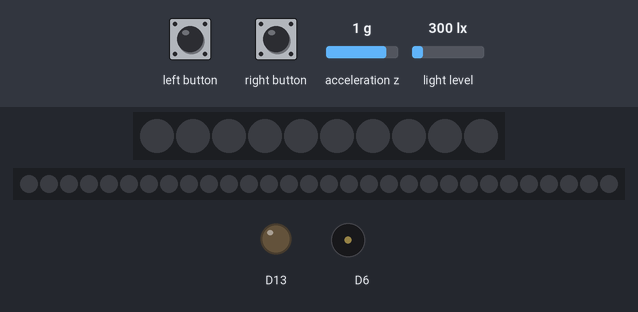
A sketch run on a simulated Adafruit Circuit Playground Express. On the bench: 10 RGB LEDs in strip order, left to right, 30 RGB LEDs in strip order, left to right, output pins drawn as LEDs (lit = HIGH), buzzer (waves = sounding). Inputs (shaded band) come from the test bench; at power-on: light level 300 lx, acceleration z 1 g. Dim RGB values are drawn brighter than linear.

Above: at 1.2 s.
1.3 s: light level set to 40 lx
At 2.4 s:
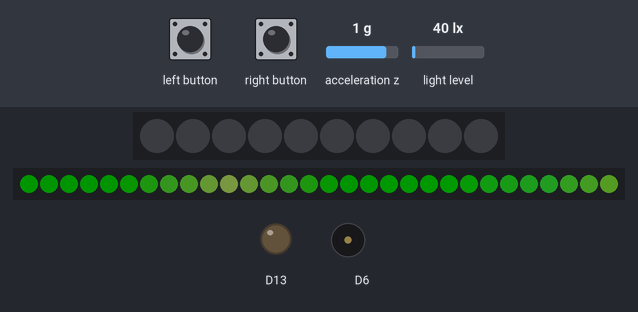
4.3 s: acceleration z set to -0.8 g
At 5.28 s:
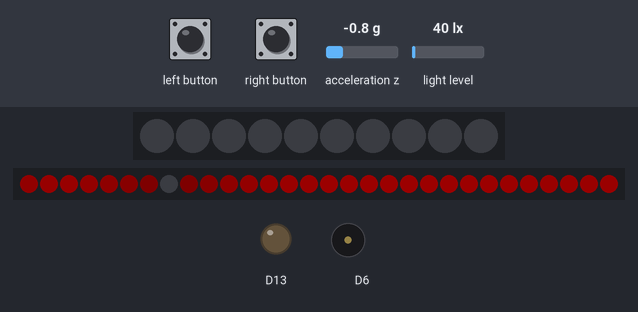
6.6 s: light level set to 500 lx
At 8.94 s:
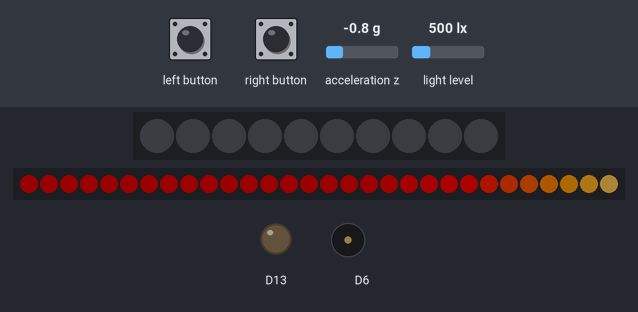
9.6 s: light level set to 10 lx
At 9.77 s:
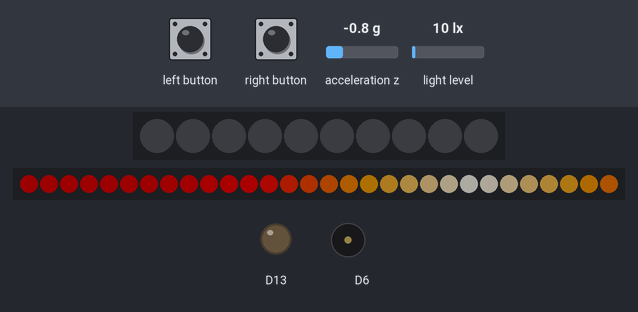
12.6 s: left button pressed for 0.15 s
At 14.0 s:
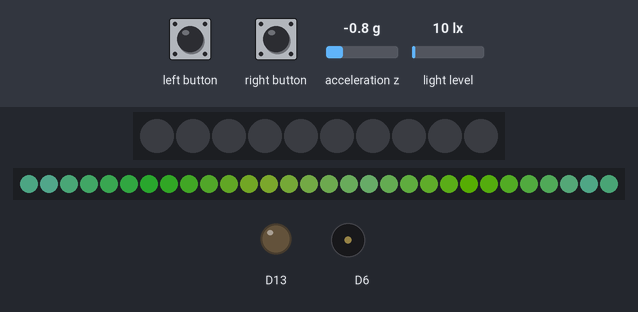
14.2 s: right button pressed for 0.15 s
At 21.1 s:
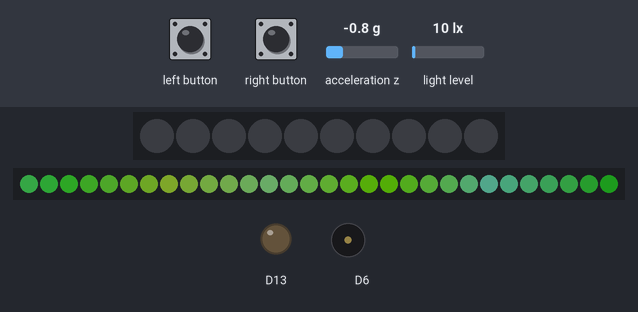
Timing chart, 0 to 22.6 s (numbered marks = the images above; inputs shaded):
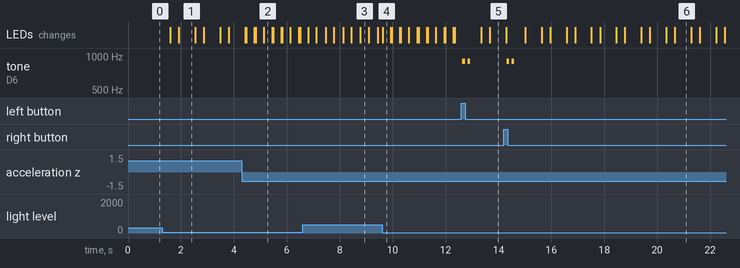

The sketch:

HyperBodyWearable_Final_NoticeScarf.ino
```cpp
 #include <Adafruit_CircuitPlayground.h>
#include <FastLED.h>

#define DATA_PIN     A1    //LED data on pin A1
#define NUM_LEDS    30   // total number of LEDs in my strip
#define COLOR_ORDER GRB  //  color order -- change this if my colors are coming out wrong

#define SLOUCH_ANGLE        10.0      // allowable slouch angle (deg)
#define SLOUCH_TIME         300      // allowable slouch time (secs)
#define GRAVITY             9.80665   // standard gravity (m/s^s)
#define RAD2DEG             52.29578  // convert radians to degrees

uint8_t brightness = 50;  // Set brightness level

int STEPS = 3;  //makes the rainbow colors more or less spread out
int NUM_MODES = 2;  // change this number if you add or subtract modes
int CYCLETIME = 10;  // number of seconds on each mode, for mode cycling

int value;  //value from light sensor

// set up value for slouching angles
float currentAngle;
float targetAngle;
unsigned long slouchStartTime;
bool slouching;

CRGB leds[NUM_LEDS];      // set up an LED array

CRGBPalette16 currentPalette;
TBlendType    currentBlending;

int ledMode = 0;       //Initial mode
bool leftButtonPressed;
bool rightButtonPressed;


// SETUP -----------------------------------------------------
void setup() {
  // Initialize Circuit Playground and LED Strips
  Serial.begin(9600);
  CircuitPlayground.begin();
  FastLED.addLeds<WS2812B, DATA_PIN, COLOR_ORDER>(leds, NUM_LEDS).setCorrection( TypicalLEDStrip ); // Use this line if using neopixels
  currentBlending = LINEARBLEND;
  set_max_power_in_volts_and_milliamps(3, 3000);               // FastLED 2.1 Power management set at 3V, 3000mA

   // Initialize target angle to zero.
  targetAngle = 0;
}

void loop()  {
  // Compute current angle
  currentAngle = RAD2DEG * asin(-CircuitPlayground.motionZ() / GRAVITY);

  // Set target angle on button press
  if ((CircuitPlayground.leftButton()) || (CircuitPlayground.rightButton())) {
    targetAngle = currentAngle;
    CircuitPlayground.playTone(900,100);
    delay(100);
    CircuitPlayground.playTone(900,100);
    delay(100);
  }

  // Check for slouching
  if (currentAngle - targetAngle > SLOUCH_ANGLE) {
    if (!slouching) slouchStartTime = millis();
      slouching = true;
     } else {
        slouching = false;
     }

    // when wearer slouch
    if (slouching) {
      clearpixels();      //clear all initial light before the slouching action
      dangerLight();     //red light apears
    }

    //set value to light sensor
    value = CircuitPlayground.lightSensor();

    //if light value is less than 30 (When it's dark)
    if (value < 30) {
      // clearpixels();
      ledMode=ledMode+1;
      delay(300);
        if (ledMode > NUM_MODES){
          ledMode=0;
        }
    }

    //if light value is more than 30 (When it's bright)
    if (value > 30){
      ledMode=99; //turn off light
    }

    // turn on green and blue light
    switch (ledMode) {
       case 0: currentPalette = OceanColors_p; rainbow(); break;
       case 1: currentPalette = ForestColors_p; rainbow(); break;
       case 99: clearpixels(); break;
    }
}


void clearpixels(){
  CircuitPlayground.clearPixels();
   for( int i = 0; i < NUM_LEDS; i++) {
   leds[i]= CRGB::Black;
    }
   FastLED.show();
}

void rainbow(){

  static uint8_t startIndex = 0;
  startIndex = startIndex + 1; /* motion speed */

  FillLEDsFromPaletteColors( startIndex);

  FastLED.show();
  FastLED.delay(20);
  }

//this bit is in every palette mode, needs to be in there just once
void FillLEDsFromPaletteColors( uint8_t colorIndex){
  for( int i = 0; i < NUM_LEDS; i++) {
    leds[i] = ColorFromPalette( currentPalette, colorIndex, brightness, currentBlending);
    colorIndex += STEPS;
  }
}

int cycleMode=0;
void dangerLight(){
   switch (cycleMode) {

       case 0: currentPalette = LavaColors_p; rainbow(); break;
       case 5: cycleMode=0; break;
  }
}
```

Measured:
- after the input at 1.3 s, the LEDs: first change after 0.30 s (image 1 shows a later state)
- after the input at 4.3 s, the LEDs: first differ from a run without the input after 0.18 s (image 2 shows a later state)
- after the input at 12.6 s, tone on D6: alternates 900 Hz for 0.10 s and silent for 0.10 s, 4 changes in all, then stays silent, starting at once
- after the input at 14.2 s, tone on D6: alternates 900 Hz for 0.10 s and silent for 0.10 s, 4 changes in all, then stays silent, starting after 0.11 s
- what the display in image 1 shows lasts 0.6 s, from 1.9 s to 2.5 s
